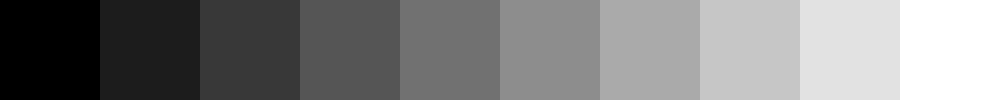
Frame 1 (no input)
Frame 2 (the mouse pressed at the canvas centre, redrawn once): identical to frame 1, image omitted

The Processing sketch that drew this single still picture (run headless with seeded random() and noise(); the mouse was pressed at the canvas centre and the sketch redrawn once):

// Processing sketch: ejerc_01
// ── ejerc_01.pde
float minimo = 0;
float maximo = 255;
int Q = 10;
float escala[] = new float[Q];

int w = 100, h = 100;

void settings() {
  size(w*Q, h);
}

void setup() {
  noStroke();
  noLoop();

  setLinealScale();
  //setWeberFechnerScale(5);
}

void draw() {
  background(0);
  for(int k = 0; k < Q; k++) {
    fill(escala[k]);
    rect(k*w, 0, w, h);
  }
  save("escala.png");
}

void setLinealScale() {
  float intervalo = (maximo - minimo)/ (Q-1);
  println(intervalo);

  for(int k = 0; k < Q; k++) {
    escala[k] = intervalo*k;
    print(escala[k]+" ");
  }
}

void setWeberFechnerScale(float eps) {
  float intervalo = maximo - minimo;
  float K = 1.0/ (Q-1);
  float r = exp(K * log(intervalo/ eps));

  escala[0] = minimo;
  escala[1] = eps;
  println();
  for(int k = 1; k < Q; k++) {
    escala[k] = eps* pow(r, k-1);
    print(escala[k]+" ");
  }
  println(eps* pow(r, Q-1));
}
